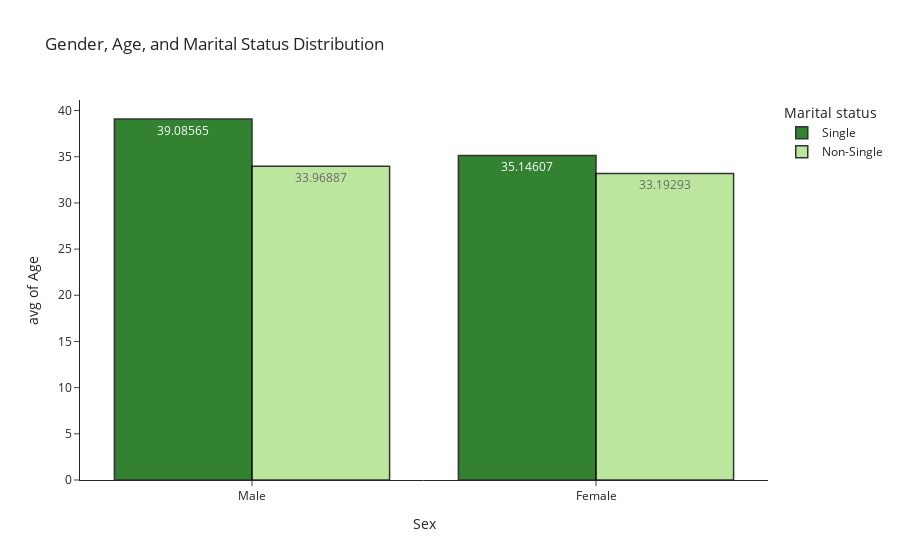

The notebook cell saved with this chart:
### Code cell
fig = px.histogram(temp_df, x='Sex', y='Age',
                 color='Marital status', barmode='group',
                 histfunc='avg', text_auto=True,
                 template='simple_white',
                 title='Gender, Age, and Marital Status Distribution',
                 color_discrete_sequence=['darkgreen', '#ACDF87'])

fig.update_traces(marker_line_color='black', 
                  marker_line_width=1.5, 
                  opacity=0.8)
fig.show()

### Figure 1 — Plotly figure (JSON) as saved in the notebook; plotly's stock layout.template omitted (floating-point values rounded to 4 significant figures; data arrays with more than 128 entries replaced by an {"elided": "..."} marker saying what was removed)
{"data": [{"alignmentgroup": "True", "bingroup": "x", "histfunc": "avg", "hovertemplate": "Marital status=Single<br>Sex=%{x}<br>avg of Age=%{y}<extra></extra>", "legendgroup": "Single", "marker": {"color": "darkgreen", "line": {"color": "black", "width": 1.5}, "pattern": {"shape": ""}}, "name": "Single", "offsetgroup": "Single", "opacity": 0.8, "orientation": "v", "showlegend": true, "texttemplate": "%{value}", "type": "histogram", "x": {"elided": "1007 str values"}, "xaxis": "x", "y": {"elided": "1007 int values"}, "yaxis": "y"}, {"alignmentgroup": "True", "bingroup": "x", "histfunc": "avg", "hovertemplate": "Marital status=Non-Single<br>Sex=%{x}<br>avg of Age=%{y}<extra></extra>", "legendgroup": "Non-Single", "marker": {"color": "#ACDF87", "line": {"color": "black", "width": 1.5}, "pattern": {"shape": ""}}, "name": "Non-Single", "offsetgroup": "Non-Single", "opacity": 0.8, "orientation": "v", "showlegend": true, "texttemplate": "%{value}", "type": "histogram", "x": {"elided": "993 str values"}, "xaxis": "x", "y": {"elided": "993 int values"}, "yaxis": "y"}], "layout": {"barmode": "group", "legend": {"title": {"text": "Marital status"}, "tracegroupgap": 0}, "title": {"text": "Gender, Age, and Marital Status Distribution"}, "xaxis": {"anchor": "y", "domain": [0, 1], "title": {"text": "Sex"}}, "yaxis": {"anchor": "x", "domain": [0, 1], "title": {"text": "avg of Age"}}}}
